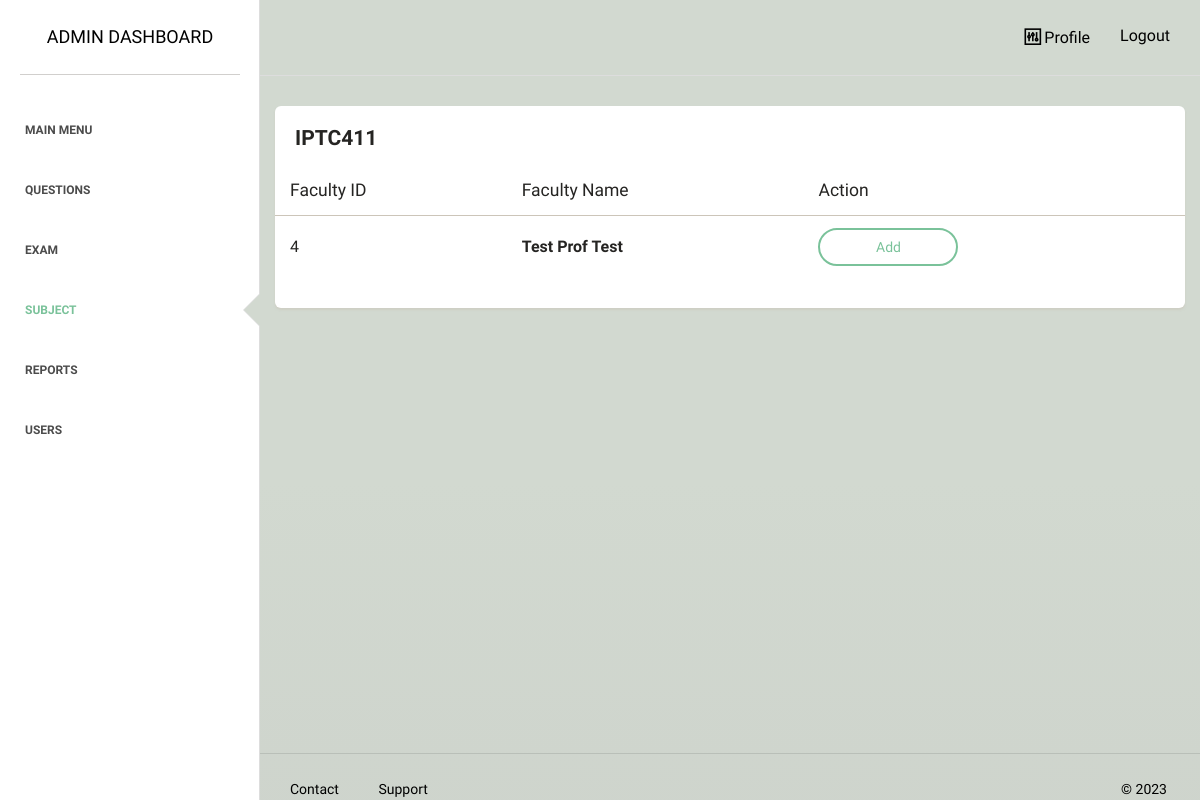
The app's page /admin/class/enroll_prof.php?id=B0EZ0VSP with its own data.
### tables this page shows
CREATE TABLE `subject` (
  `subject_id` int(255) NOT NULL,
  `subject_name` varchar(255) NOT NULL,
  `num_of_student` varchar(255) NOT NULL,
  `rnd_id` varchar(255) NOT NULL,
  `list_of_student` varchar(2000) NOT NULL,
  `semester` varchar(5) NOT NULL,
  `yearlevel` varchar(5) NOT NULL
);

CREATE TABLE `accounts` (
  `id` int(255) NOT NULL,
  `username` varchar(255) NOT NULL,
  `password` varchar(255) NOT NULL,
  `role` varchar(255) NOT NULL,
  `email` varchar(255) NOT NULL,
  `first_name` varchar(255) NOT NULL,
  `last_name` varchar(255) NOT NULL,
  `student_id` varchar(255) DEFAULT NULL,
  `status` varchar(50) NOT NULL,
  `list_of_subject` varchar(2000) DEFAULT NULL,
  `yearlevel` varchar(5) DEFAULT NULL
);

### admin/class/enroll_prof.php (the view, shortened to what this page needs)
<?php
require_once "../../dbconnect.php";
$id = $_GET['id'] ?? null;
$statement = $pdo->prepare('SELECT * FROM subject WHERE rnd_id = :id ');
$statement->bindValue(':id', $id);
$statement->execute();
$procdata1 = $statement->fetchAll(PDO::FETCH_ASSOC);
$subject = $procdata1[0]["subject_name"];
$statement = $pdo->prepare('SELECT * FROM accounts WHERE role = "faculty"');
$statement->execute();
$procdata2 = $statement->fetchAll(PDO::FETCH_ASSOC);
$procdata = [];
foreach ($procdata2 as $i => $products) {
    $statement = $pdo->prepare('SELECT * FROM prof_subjects WHERE prof_id = :prof_id and subject_id = :subject_id ');
    $statement->bindValue(':prof_id', $products["id"]);
    $statement->bindValue(':subject_id', $id);
    $statement->execute();
    $count = $statement->rowCount();
    if ($count == 0) {
        $procdata[] = $products;
    }
}
?>
<!doctype html>
<html lang="en">
<head>
    <link href="../../assets/css/main.css" rel="stylesheet" />
    <link href="../../assets/css/animate.css" rel="stylesheet"/>
    <link href="../../assets/css/paper-dashboard.css" rel="stylesheet"/>
    <link href="../../assets/css/demo.css" rel="stylesheet" />
    <link href="http://maxcdn.bootstrapcdn.com/font-awesome/latest/css/font-awesome.min.css" rel="stylesheet">
    <link href="../../assets/css/themify-icons.css" rel="stylesheet">
</head>
<body>
<div class="wrapper">
    <div class="sidebar" data-background-color="white" data-active-color="success">
    	<div class="sidebar-wrapper">
            <div class="logo">
                <a href="" class="simple-text">
                    Admin Dashboard
                </a>
            </div>
            <ul class="nav">
                <li>
                    <a href="../">
                        <p>Main Menu</p>
                    </a>
                </li>
                <li>
                    <a href="../questions/">
                        <p>Questions</p>
                    </a>
                </li>
                <li>
                    <a href="../exams/">
                        <p>Exam</p>
                    </a>
                </li>
                <li  class="active">
                    <a href="index.php">
                        <p>Subject</p>
                    </a>
                </li>
                <li>
                    <a href="../generate/">
                        <p>Reports</p>
                    </a>
                </li>
                <li>
                    <a href="../user/">
                        <p>Users</p>
                    </a>
                </li>
            </ul>
    	</div>
    </div>
    <div class="main-panel">
        <nav class="navbar navbar-default">
            <div class="container-fluid">
                <div class="navbar-header">
                    <a class="navbar-brand" href="#"></a>
                </div>
                <div class="collapse navbar-collapse">
                    <ul class="nav navbar-nav navbar-right">
                        <li>
                            <a href="../profile.php">
                                <i class="ti-panel"></i>
								<p>Profile</p>
                            </a>
                        </li>
						<li>
                            <a href="../../logout">
								<p>Logout</p>
                            </a>
                        </li>
                    </ul>
                </div>
            </div>
        </nav>
        <div class="content">
            <div class="container-fluid">
                <div class="row">
                    <div class="">
                        <div class="card ">
                            <div class="header">
                                <h4 class="title"><b><?php echo $subject; ?></b></h4>
                            </div>
                            <div class="content table-responsive table-full-width">
                                <table class="table">
                                    <thead>
                                        <th>Faculty ID</th>
                                    	<th>Faculty Name</th>
                                    	<th>Action</th>
                                    </thead>
                                    <tbody>
                                        <?php foreach ($procdata as $i => $item): ?>
                                        <tr>
                                        	<td style="font-size:medium;"><?php echo $item['id']; ?></td>
                                        	<td style="font-size:medium;"><b><?php echo ucfirst($item['first_name']); ?> <?php echo ucfirst($item['last_name']); ?></b></td>
                                        	<td style="text-align:left;">
                                                <a href="add_prof.php?id=<?php echo $id; ?>&faculty=<?php echo $item['id']; ?>" class="btn btn-success btn-wd">Add</a>
                                            </td>
                                        </tr>
                                        <?php endforeach;?>
                                    </tbody>
                                </table>
                            </div>
                        </div>
                    </div>
                </div>
            </div>
        </div>
        <footer class="footer">
            <div class="container-fluid">
                <nav class="pull-left">
                    <ul>
                        <li>
                            <a href="">
                               Contact
                            </a>
                        </li>
                        <li>
                            <a href="">
                                Support
                            </a>
                        </li>
                    </ul>
                </nav>
                <div class="copyright pull-right">
                    &copy; <script>document.write(new Date().getFullYear())</script>
                </div>
            </div>
        </footer>
    </div>
</div>
</body>
</html>

### records on screen
subject: subject_name "IPTC411"
accounts: id "4", first_name "Test Prof", last_name "Test"
